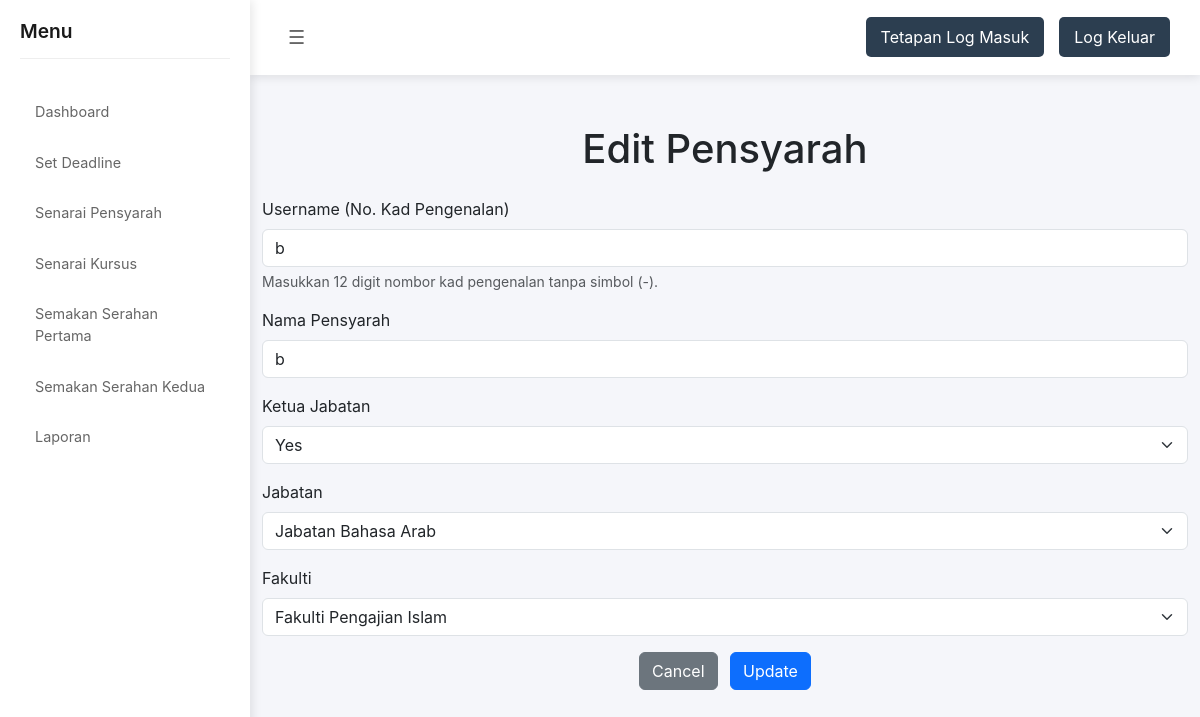
The app's page /kemaskini_pensyarah.php?id=2 with its own data.
### tables this page shows
CREATE TABLE `pensyarah` (
  `id` int(11) NOT NULL,
  `id_users` int(11) NOT NULL,
  `nama_pensyarah` varchar(255) NOT NULL,
  `ketua_jabatan` enum('yes','no') DEFAULT NULL,
  `jabatan` varchar(255) DEFAULT NULL,
  `fakulti` varchar(255) DEFAULT NULL
);

CREATE TABLE `users` (
  `id` int(11) NOT NULL,
  `username` varchar(50) NOT NULL,
  `email` varchar(100) NOT NULL,
  `password` varchar(255) NOT NULL,
  `role` enum('admin','ketua bahagian','pensyarah') NOT NULL,
  `created_at` timestamp NOT NULL DEFAULT current_timestamp()
);

### kemaskini_pensyarah.php (the view, shortened to what this page needs)
<?php
include('database.php');
$id = $_GET['id'];
$sql = "SELECT p.*, u.username
        FROM pensyarah p
        JOIN users u ON p.id_users = u.id
        WHERE p.id = ?";
$stmt = $conn->prepare($sql);
$stmt->bind_param("i", $id);
$stmt->execute();
$result = $stmt->get_result();
if ($result->num_rows == 1) {
    $pensyarah = $result->fetch_assoc();
} else {
    echo "No record found!";
    exit();
}
$username_error = '';
?>
<!DOCTYPE html>
<html lang="en">
<head>
    <link href="https://cdn.jsdelivr.net/npm/bootstrap@5.3.0/dist/css/bootstrap.min.css" rel="stylesheet">
</head>
<body>
    <?php include('sidebar.php'); ?>
    <div class="container form-container">
        <h1 class="text-center mb-4">Edit Pensyarah</h1>
        <form action="" method="POST">
            <div class="mb-3">
                <label for="username" class="form-label">Username (No. Kad Pengenalan)</label>
                <input type="text"
                       class="form-control <?php echo $username_error ? 'is-invalid' : ''; ?>"
                       id="username"
                       name="username"
                       value="<?php echo htmlspecialchars($pensyarah['username']); ?>"
                       maxlength="12"
                       pattern="[0-9]{12}"
                       title="Sila masukkan 12 digit nombor kad pengenalan tanpa simbol"
                       placeholder="Contoh: 991231121234"
                       oninput="this.value = this.value.replace(/[^0-9]/g, '').slice(0, 12);"
                       required>
                <div class="form-text">
                    Masukkan 12 digit nombor kad pengenalan tanpa simbol (-).
                </div>
            </div>
            <div class="mb-3">
                <label for="nama_pensyarah" class="form-label">Nama Pensyarah</label>
                <input type="text" class="form-control" id="nama_pensyarah" name="nama_pensyarah"
                       value="<?php echo htmlspecialchars($pensyarah['nama_pensyarah']); ?>" required>
            </div>
            <div class="mb-3">
                <label for="ketua_jabatan" class="form-label">Ketua Jabatan</label>
                <select class="form-select" id="ketua_jabatan" name="ketua_jabatan" required>
                    <option value="yes" <?php echo ($pensyarah['ketua_jabatan'] == 'yes') ? 'selected' : ''; ?>>Yes</option>
                </select>
            </div>
            <div class="mb-3">
                <label for="jabatan" class="form-label">Jabatan</label>
                <select class="form-select" id="jabatan" name="jabatan" required>
                    <?php
                    $departments = [
                        "Jabatan Bahasa Arab", "Jabatan Syariah", "Jabatan Dakwah",
                        "Jabatan Quran Sunnah", "Jabatan Kewangan",
                        "Jabatan Pengajian Perniagaan", "Jabatan Perakaunan",
                        "Jabatan Multimedia Kreatif & Komputeran",
                        "Jabatan Bahasa & Asasi", "Jabatan Pendidikan Dan Pembangunan Insan"
                    ];
                    foreach ($departments as $department) {
                        $selected = ($pensyarah['jabatan'] == $department) ? 'selected' : '';
                        echo "<option value='$department' $selected>$department</option>";
                    }
                    ?>
                </select>
            </div>
            <div class="mb-3">
                <label for="fakulti" class="form-label">Fakulti</label>
                <select class="form-select" id="fakulti" name="fakulti" required>
                    <?php
                    $faculties = [
                        "Fakulti Pengajian Islam", "Fakulti Pengurusan & Informatik",
                        "Fakulti Pengajian Bahasa & Asasi", "Fakulti Syariah"
                    ];
                    foreach ($faculties as $faculty) {
                        $selected = ($pensyarah['fakulti'] == $faculty) ? 'selected' : '';
                        echo "<option value='$faculty' $selected>$faculty</option>";
                    }
                    ?>
                </select>
            </div>
            <div class="text-center">
                <button type="button" class="btn btn-secondary me-2" onclick="window.location.href='senarai_pensyarah.php'">
                    Cancel
                </button>
                <button type="submit" class="btn btn-primary">Update</button>
            </div>
        </form>
    </div>
</body>
</html>

### kemaskini_pensyarah.php (style rules this page uses)
body { background-color: #f8f9fa; }
.form-container { margin-top: 50px; max-width: 600px; }

### sidebar.php (style rules this page uses)
* { margin: 0; padding: 0; box-sizing: border-box; font-family: 'Inter', sans-serif; }
body { display: flex; min-height: 100vh; background-color: #f5f6fa; }

### records on screen
pensyarah: username "b", nama_pensyarah "b", ketua_jabatan "Yes"

### other values on screen
form field jabatan "Jabatan Bahasa Arab"
form field fakulti "Fakulti Pengajian Islam"
